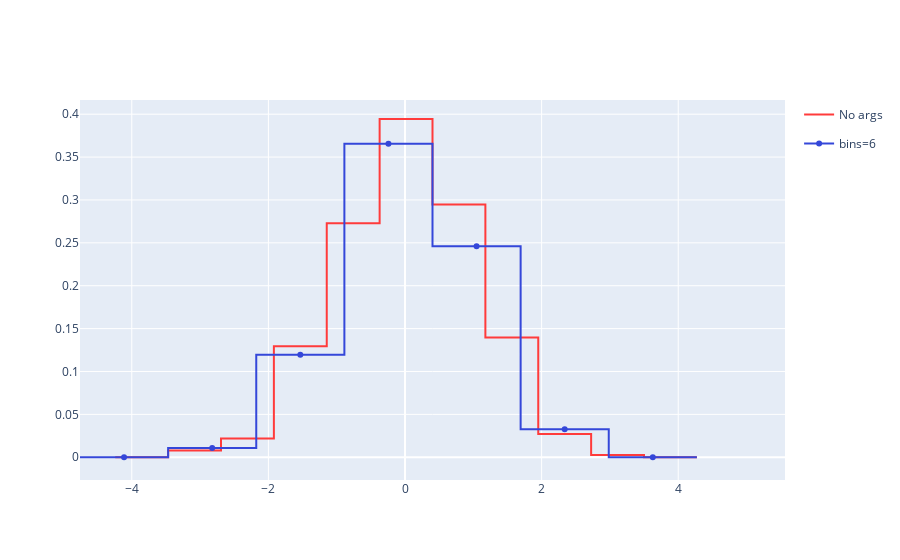

Source (notebook cell):
### Code cell
import grafica
import numpy as np

samples = np.random.randn(999)
density=True

for plotter in grafica.manager.plotters:
    fig = grafica.manager.new(
        plotter_name = plotter
    )
    fig.histogram(samples, label = 'No args', density = density, bins=10)
    bins = 6
    fig.histogram(samples, marker = '.', label = f'bins={bins}', bins = bins, density = density)

# grafica.save_unsaved(mkdir=True)
# grafica.manager.show()
# print(fig)
fig.plotly_figure

### Figure 1 — Plotly figure (JSON) as saved in the notebook; plotly's stock layout.template omitted (floating-point values rounded to 4 significant figures)
{"data": [{"hoverinfo": "skip", "legendgroup": "[0.16137751 0.66762494 0.6516255 ]", "line": {"width": 2}, "marker": {"color": "#ff3b3b"}, "mode": "lines", "opacity": 1, "showlegend": false, "type": "scatter", "x": [-4.242, -3.468, -3.468, -2.694, -2.694, -1.92, -1.92, -1.146, -1.146, -0.3716, -0.3716, 0.4025, 0.4025, 1.177, 1.177, 1.951, 1.951, 2.725, 2.725, 3.499, 3.499, 4.273, 4.273, 5.047], "y": [0, 0, 0.007759, 0.007759, 0.02198, 0.02198, 0.1293, 0.1293, 0.2728, 0.2728, 0.3944, 0.3944, 0.2948, 0.2948, 0.1397, 0.1397, 0.02716, 0.02716, 0.002586, 0.002586, -1.436e-19, -1.436e-19, null, null]}, {"hovertemplate": "%{text}", "legendgroup": "[0.16137751 0.66762494 0.6516255 ]", "line": {"width": 0}, "marker": {"color": "#ff3b3b"}, "mode": "lines", "name": "No args", "opacity": 1, "showlegend": false, "text": ["Bin: (-∞, -3.468053686144454)<br>Count: 0.0", "Bin: [-3.468053686144454, -2.693949417277465)<br>Count: 0.007758652480752554", "Bin: [-2.693949417277465, -1.9198451484104757)<br>Count: 0.021982848695465563", "Bin: [-1.9198451484104757, -1.1457408795434865)<br>Count: 0.1293108746792092", "Bin: [-1.1457408795434865, -0.37163661067649745)<br>Count: 0.27284594557313147", "Bin: [-0.37163661067649745, 0.4024676581904916)<br>Count: 0.3943981677715881", "Bin: [0.4024676581904916, 1.176571927057481)<br>Count: 0.29482879426859687", "Bin: [1.176571927057481, 1.9506761959244696)<br>Count: 0.13965574465354605", "Bin: [1.9506761959244696, 2.724780464791459)<br>Count: 0.027155283682633924", "Bin: [2.724780464791459, 3.4988847336584485)<br>Count: 0.002586217493584183", "Bin: [3.4988847336584485, 4.272989002525438)<br>Count: -1.4356391040327623e-19", "Bin: [4.272989002525438,∞)<br>Count: nan"], "type": "scatter", "x": [-3.855, -3.081, -2.307, -1.533, -0.7587, 0.01542, 0.7895, 1.564, 2.338, 3.112, 3.886, 4.66], "y": [0, 0.007759, 0.02198, 0.1293, 0.2728, 0.3944, 0.2948, 0.1397, 0.02716, 0.002586, -1.436e-19, null]}, {"legendgroup": "[0.16137751 0.66762494 0.6516255 ]", "line": {"width": 2}, "marker": {"color": "#ff3b3b"}, "mode": "lines", "name": "No args", "opacity": 1, "showlegend": true, "type": "scatter", "x": [null], "y": [null]}, {"hoverinfo": "skip", "legendgroup": "[0.5740775  0.01776696 0.29566302]", "line": {"width": 2}, "marker": {"color": "#3447d9"}, "mode": "lines", "opacity": 1, "showlegend": false, "type": "scatter", "x": [-4.758, -3.468, -3.468, -2.178, -2.178, -0.8877, -0.8877, 0.4025, 0.4025, 1.693, 1.693, 2.983, 2.983, 4.273, 4.273, 5.563], "y": [0, 0, 0.01086, 0.01086, 0.1195, 0.1195, 0.3654, 0.3654, 0.2459, 0.2459, 0.03259, 0.03259, 0, 0, null, null]}, {"hoverinfo": "skip", "legendgroup": "[0.5740775  0.01776696 0.29566302]", "marker": {"color": "#3447d9", "symbol": "circle"}, "mode": "markers", "name": "bins=6", "opacity": 1, "showlegend": false, "type": "scatter", "x": [-4.113, -2.823, -1.533, -0.2426, 1.048, 2.338, 3.628, 4.918], "y": [0, 0.01086, 0.1195, 0.3654, 0.2459, 0.03259, 0, null]}, {"hovertemplate": "%{text}", "legendgroup": "[0.5740775  0.01776696 0.29566302]", "line": {"width": 0}, "marker": {"color": "#3447d9", "symbol": "circle"}, "mode": "lines", "name": "bins=6", "opacity": 1, "showlegend": false, "text": ["Bin: (-∞, -3.468053686144454)<br>Count: 0.0", "Bin: [-3.468053686144454, -2.177879904699472)<br>Count: 0.010862113473053573", "Bin: [-2.177879904699472, -0.8877061232544903)<br>Count: 0.11948324820358931", "Bin: [-0.8877061232544903, 0.4024676581904916)<br>Count: 0.36543253184344526", "Bin: [0.4024676581904916, 1.6926414396354734)<br>Count: 0.2459492836398559", "Bin: [1.6926414396354734, 2.9828152210804553)<br>Count: 0.032586340419160725", "Bin: [2.9828152210804553, 4.272989002525438)<br>Count: 0.0", "Bin: [4.272989002525438,∞)<br>Count: nan"], "type": "scatter", "x": [-4.113, -2.823, -1.533, -0.2426, 1.048, 2.338, 3.628, 4.918], "y": [0, 0.01086, 0.1195, 0.3654, 0.2459, 0.03259, 0, null]}, {"legendgroup": "[0.5740775  0.01776696 0.29566302]", "line": {"width": 2}, "marker": {"color": "#3447d9", "symbol": "circle"}, "mode": "lines+markers", "name": "bins=6", "opacity": 1, "showlegend": true, "type": "scatter", "x": [null], "y": [null]}], "layout": {}}
